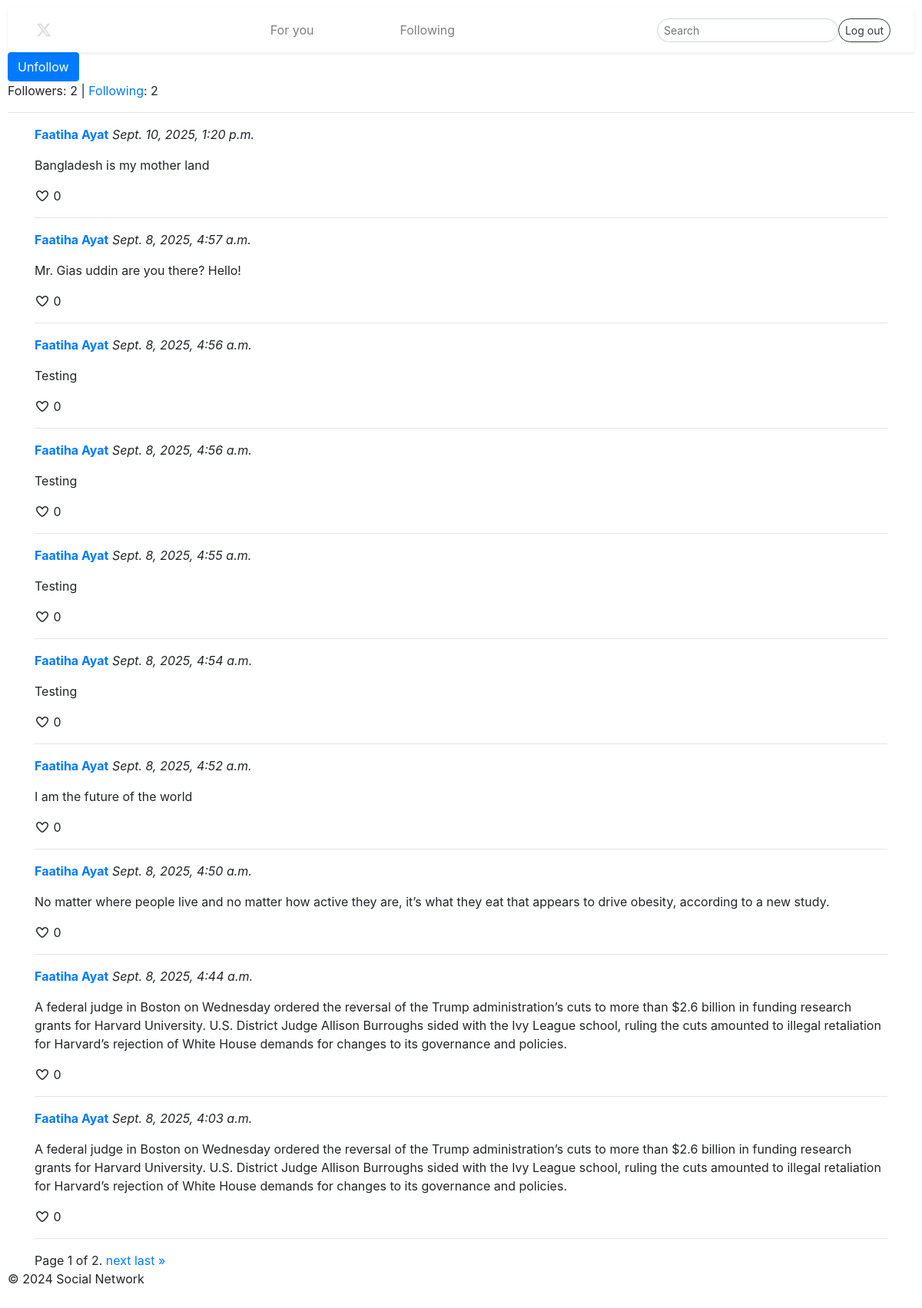
Page /profile/Faatiha Ayat (signed in) on the committed database.
### network/models.py (models this page shows, shortened)
class Post(models.Model):
    user = models.ForeignKey(User, on_delete=models.CASCADE, related_name="posts")
    content = models.TextField()
    timestamp = models.DateTimeField(auto_now_add=True)

class User(AbstractUser):
    pass

### network/views.py (the view)
# urls.py: path("profile/<str:username>", views.profile_view, name="profile"),
def profile_view(request, username):
    if not request.user.is_authenticated:
        return HttpResponseRedirect(reverse("index"))
    user = User.objects.get(username=username)
    followers_count = user.followers.count()
    following_count = user.following.count()
    post = user.posts.all().order_by("-timestamp") # reverse chronological order
    paginator = Paginator(post, 10)  # Show 10 posts per page
    page_number = request.GET.get('page')
    page_obj = paginator.get_page(page_number)
    is_following = Followers.objects.filter(user=user, follower=request.user).exists()
    return render(request, "network/profile_view.html", {
        "profile_user": user,
        "followers_count": followers_count,
        "following_count": following_count,
        "is_following": is_following,
        "page_obj": page_obj
    })

### network/templates/network/profile_view.html (shortened to what this page needs)
{% extends 'network/layout.html' %}
{% block body %}
    {% if user.is_authenticated and user != profile_user %}
        <form action="{% url 'follow' profile_user.username %}" method="post">
            <button type="submit" class="btn btn-primary">
                {% if is_following %}
                    Unfollow
                {% else %}
                    Follow
                {% endif %}
            </button>
        </form>
    {% endif %}
    <p>Followers: {{ followers_count }} | <a href="{% url 'following' %}">Following</a>: {{ following_count }}</p>
    <hr>
    <div class="container">
        {% for post in page_obj %}
            <div class="post">
                <p><strong><a href="{% url 'profile' post.user.username %}">{{ post.user.username }}</a></strong> <em>{{ post.timestamp }}</em></p>
                <p>{{ post.content }}</p>
                <i class="fa-regular fa-heart"></i> <span>0</span>
                <hr>
            </div>
        {% empty %}
            <p>No posts available.</p>
        {% endfor %}
        <div class="pagination">
            <span class="page-links">
                <span class="current">
                    Page {{ page_obj.number }} of {{ page_obj.paginator.num_pages }}.
                </span>
                {% if page_obj.has_next %}
                    <a href="?page={{ page_obj.next_page_number }}">next</a>
                    <a href="?page={{ page_obj.paginator.num_pages }}">last &raquo;</a>
                {% endif %}
            </span>
        </div>
    </div>
{% endblock %}

### network/static/network/styles.css (style rules this page uses)
body { padding: 10px; box-sizing: border-box; }
.container { margin-top: 10px; }

### rows in the picture
Post: user.username "Faatiha Ayat", timestamp "Sept. 10, 2025, 1:20 p.m.", content "Bangladesh is my mother land"
Post: user.username "Faatiha Ayat", timestamp "Sept. 8, 2025, 4:57 a.m.", content "Mr. Gias uddin are you there? Hello!"
Post: user.username "Faatiha Ayat", timestamp "Sept. 8, 2025, 4:56 a.m.", content "Testing"
Post: user.username "Faatiha Ayat", timestamp "Sept. 8, 2025, 4:56 a.m.", content "Testing"
Post: user.username "Faatiha Ayat", timestamp "Sept. 8, 2025, 4:55 a.m.", content "Testing"
Post: user.username "Faatiha Ayat", timestamp "Sept. 8, 2025, 4:54 a.m.", content "Testing"
Post: user.username "Faatiha Ayat", timestamp "Sept. 8, 2025, 4:52 a.m.", content "I am the future of the world"
Post: user.username "Faatiha Ayat", timestamp "Sept. 8, 2025, 4:50 a.m.", content "No matter where people live and no matter how active they are, it’s what they eat that appears to drive obesity, according to a new study."
Post: user.username "Faatiha Ayat", timestamp "Sept. 8, 2025, 4:44 a.m.", content "A federal judge in Boston on Wednesday ordered the reversal of the Trump administration’s cuts to more than $2.6 billion in funding research grants for Harvard University. U.S. District Judge Allison Burroughs sided with the Ivy League school, ruling the cuts amounted to illegal retaliation for Harvard’s rejection of White House demands for changes to its governance and policies."
Post: user.username "Faatiha Ayat", timestamp "Sept. 8, 2025, 4:03 a.m.", content "A federal judge in Boston on Wednesday ordered the reversal of the Trump administration’s cuts to more than $2.6 billion in funding research grants for Harvard University. U.S. District Judge Allison Burroughs sided with the Ivy League school, ruling the cuts amounted to illegal retaliation for Harvard’s rejection of White House demands for changes to its governance and policies."

### other values in the picture
{{ followers_count }} "2"
{{ following_count }} "2"
{{ page_obj.number }} "1"
{{ page_obj.paginator.num_pages }} "2"
